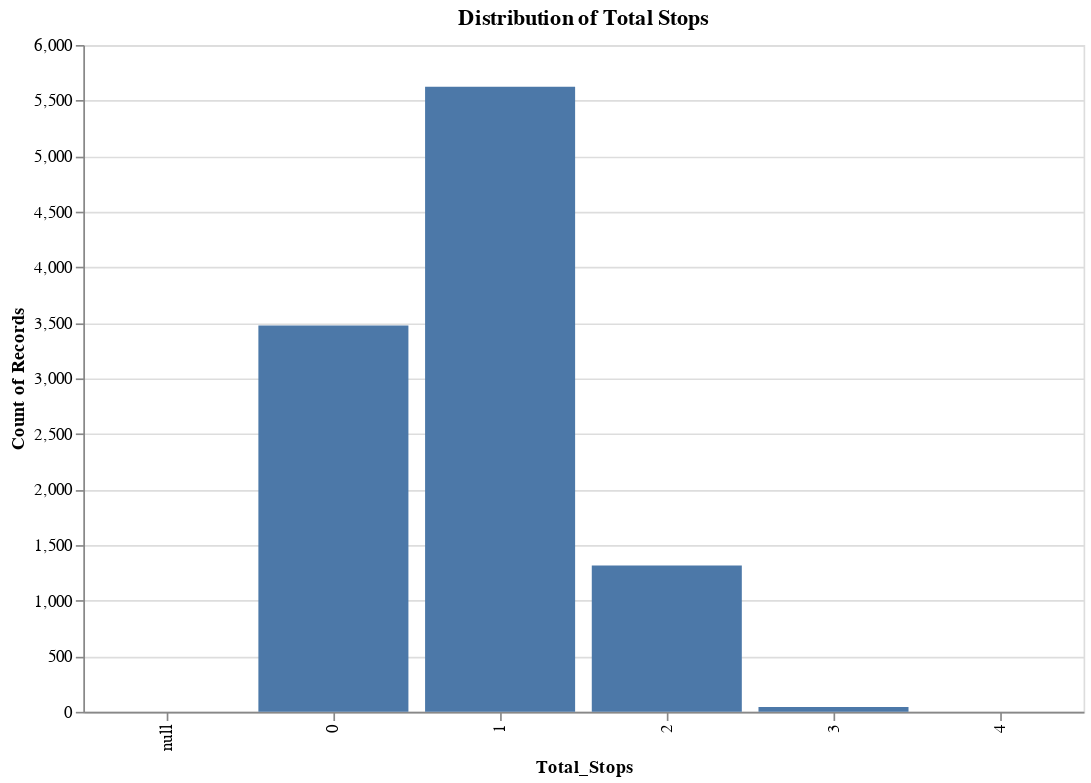

Notebook cell for this chart:
### Code cell
# Histogram for Total Stops

alt.data_transformers.enable("vegafusion")
chart = alt.Chart(df).mark_bar().encode(
    x=alt.X('Total_Stops:O'),
    y='count()',
    tooltip=[alt.Tooltip('Total_Stops:O', bin=True, title='Total Stops'), 'count()']
).properties(
    title='Distribution of Total Stops',
    width=600,
    height=400
)

chart.display()

### Figure 1 — Vega specification as saved in the notebook (floating-point values rounded to 4 significant figures)
{"$schema": "https://vega.github.io/schema/vega/v5.json", "data": [{"name": "source_0", "values": [{"Total_Stops": 0.0, "__count": 3475, "bin_maxbins_10_Total_Stops": 0.0, "bin_maxbins_10_Total_Stops_end": 0.5}, {"Total_Stops": 2.0, "__count": 1317, "bin_maxbins_10_Total_Stops": 2.0, "bin_maxbins_10_Total_Stops_end": 2.5}, {"Total_Stops": 1.0, "__count": 5625, "bin_maxbins_10_Total_Stops": 1.0, "bin_maxbins_10_Total_Stops_end": 1.5}, {"Total_Stops": 3.0, "__count": 43, "bin_maxbins_10_Total_Stops": 3.0, "bin_maxbins_10_Total_Stops_end": 3.5}, {"Total_Stops": null, "__count": 1, "bin_maxbins_10_Total_Stops": null, "bin_maxbins_10_Total_Stops_end": null}, {"Total_Stops": 4.0, "__count": 1, "bin_maxbins_10_Total_Stops": 3.5, "bin_maxbins_10_Total_Stops_end": 4.0}]}, {"name": "source_0_x_domain_Total_Stops", "values": [{"Total_Stops": 0.0}, {"Total_Stops": 2.0}, {"Total_Stops": 1.0}, {"Total_Stops": 3.0}, {"Total_Stops": null}, {"Total_Stops": 4.0}]}, {"name": "source_0_y_domain___count", "values": [{"min": 1, "max": 5625}]}], "marks": [{"type": "rect", "name": "marks", "from": {"data": "source_0"}, "encode": {"update": {"tooltip": {"signal": "{\"Total Stops\": !isValid(datum[\"bin_maxbins_10_Total_Stops\"]) || !isFinite(+datum[\"bin_maxbins_10_Total_Stops\"]) ? \"null\" : format(datum[\"bin_maxbins_10_Total_Stops\"], \"\") + \" – \" + format(datum[\"bin_maxbins_10_Total_Stops_end\"], \"\"), \"Count of Records\": format(datum[\"__count\"], \"\")}"}, "fill": {"value": "#4c78a8"}, "x": {"field": "Total_Stops", "scale": "x"}, "y2": {"value": 0, "scale": "y"}, "y": {"field": "__count", "scale": "y"}, "width": {"signal": "max(0.25, bandwidth('x'))"}}}, "style": ["bar"]}], "scales": [{"name": "x", "type": "band", "domain": {"data": "source_0_x_domain_Total_Stops", "field": "Total_Stops", "sort": true}, "range": [0, {"signal": "width"}], "paddingInner": 0.1, "paddingOuter": 0.05}, {"name": "y", "type": "linear", "domain": [{"signal": "(data(\"source_0_y_domain___count\")[0] || {}).min"}, {"signal": "(data(\"source_0_y_domain___count\")[0] || {}).max"}], "range": [{"signal": "height"}, 0], "nice": true, "zero": true}], "axes": [{"scale": "y", "minExtent": 0, "aria": false, "tickCount": {"signal": "ceil(height/40)"}, "ticks": false, "zindex": 0, "domain": false, "gridScale": "x", "grid": true, "orient": "left", "labels": false, "maxExtent": 0}, {"scale": "x", "orient": "bottom", "labelAngle": 270, "labelBaseline": "middle", "zindex": 0, "grid": false, "title": "Total_Stops", "labelAlign": "right"}, {"scale": "y", "labelOverlap": true, "title": "Count of Records", "grid": false, "tickCount": {"signal": "ceil(height/40)"}, "orient": "left", "zindex": 0}], "title": {"text": "Distribution of Total Stops", "frame": "group"}, "width": 600, "padding": 5, "background": "white", "height": 400, "style": "cell"}
